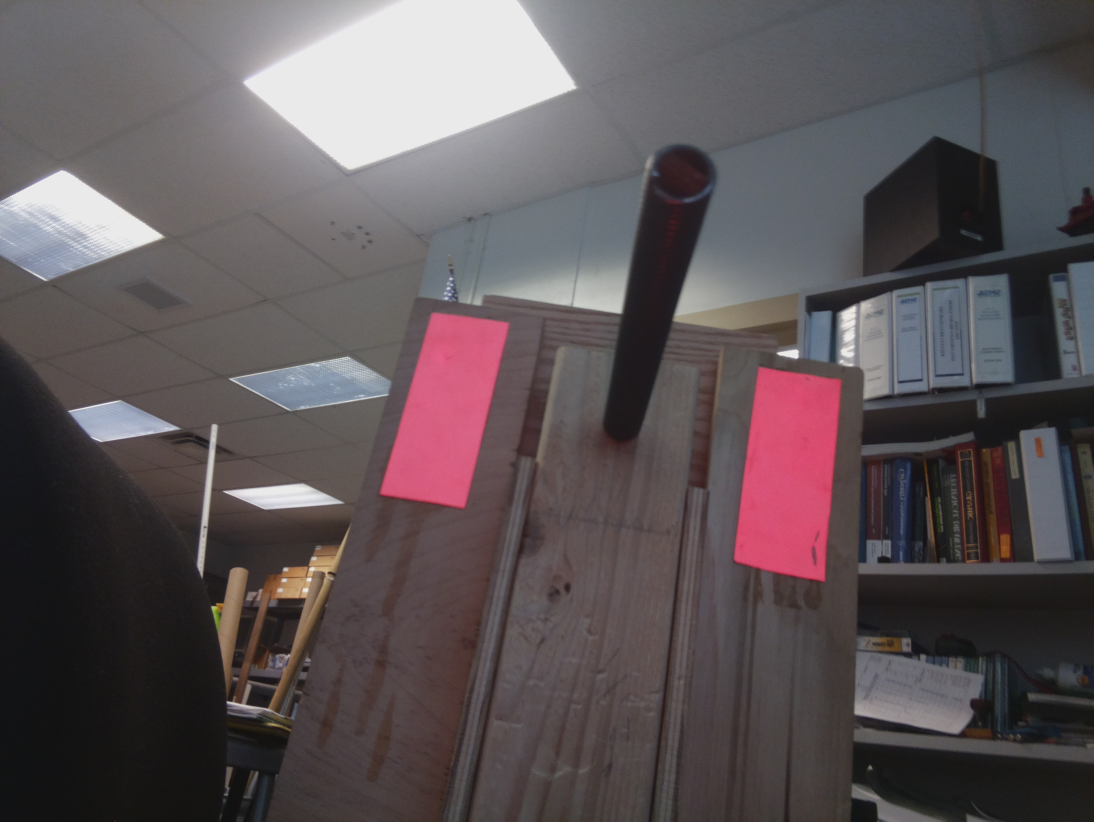
#> input picture img/test_images/7.jpg, 3280 x 2464 px (shown at 1/3 size)
$ python -i pipeline.py   (imports and definitions only)   (older library calls are emulated)
#> lines starting #> are read from the running program, lines starting #| are printed output that depends on the picture; after the words box and inside, x2 and y2 are one past the last pixel; in counts of white or black regions, pixels touching at a corner belong together
#> further down, picture is the input picture: shape (2464, 3280, 3); mean B, G, R 87.2, 84.3, 92.9
import cv2
import numpy
import math
from enum import Enum

class GripPipeline:
    """
    An OpenCV pipeline generated by GRIP.
    """

    def __init__(self):
        """initializes all values to presets or None if need to be set
        """

        self.__resize_image_width = 640.0
        self.__resize_image_height = 480.0
        self.__resize_image_interpolation = cv2.INTER_CUBIC

        self.resize_image_output = None

        self.__hsv_threshold_input = self.resize_image_output
        self.__hsv_threshold_hue = [106.83453237410072, 140.27164685908318]
        self.__hsv_threshold_saturation = [29.81115107913669, 220.36502546689303]
        self.__hsv_threshold_value = [204.09172661870502, 255.0]

        self.hsv_threshold_output = None

        self.__find_contours_input = self.hsv_threshold_output
        self.__find_contours_external_only = True

        self.find_contours_output = None

        self.__filter_contours_contours = self.find_contours_output
        self.__filter_contours_min_area = 50.0
        self.__filter_contours_min_perimeter = 1.0
        self.__filter_contours_min_width = 10.0
        self.__filter_contours_max_width = 639.0
        self.__filter_contours_min_height = 20.0
        self.__filter_contours_max_height = 479.0
        self.__filter_contours_solidity = [76.43884892086328, 100.0]
        self.__filter_contours_max_vertices = 10000.0
        self.__filter_contours_min_vertices = 1.0
        self.__filter_contours_min_ratio = 0.01
        self.__filter_contours_max_ratio = 0.5

        self.filter_contours_output = None

        self.__convex_hulls_contours = self.filter_contours_output

        self.convex_hulls_output = None


    def process(self, source0):
        """
        Runs the pipeline and sets all outputs to new values.
        """
        # Step Resize_Image0:
        self.__resize_image_input = source0
        (self.resize_image_output) = self.__resize_image(self.__resize_image_input, self.__resize_image_width, self.__resize_image_height, self.__resize_image_interpolation)

        # Step HSV_Threshold0:
        self.__hsv_threshold_input = self.resize_image_output
        (self.hsv_threshold_output) = self.__hsv_threshold(self.__hsv_threshold_input, self.__hsv_threshold_hue, self.__hsv_threshold_saturation, self.__hsv_threshold_value)

        # Step Find_Contours0:
        self.__find_contours_input = self.hsv_threshold_output
        (self.find_contours_output) = self.__find_contours(self.__find_contours_input, self.__find_contours_external_only)

        # Step Filter_Contours0:
        self.__filter_contours_contours = self.find_contours_output
        (self.filter_contours_output) = self.__filter_contours(self.__filter_contours_contours, self.__filter_contours_min_area, self.__filter_contours_min_perimeter, self.__filter_contours_min_width, self.__filter_contours_max_width, self.__filter_contours_min_height, self.__filter_contours_max_height, self.__filter_contours_solidity, self.__filter_contours_max_vertices, self.__filter_contours_min_vertices, self.__filter_contours_min_ratio, self.__filter_contours_max_ratio)

        # Step Convex_Hulls0:
        self.__convex_hulls_contours = self.filter_contours_output
        (self.convex_hulls_output) = self.__convex_hulls(self.__convex_hulls_contours)


    @staticmethod
    def __resize_image(input, width, height, interpolation):
        """Scales and image to an exact size.
        Args:
            input: A numpy.ndarray.
            Width: The desired width in pixels.
            Height: The desired height in pixels.
            interpolation: Opencv enum for the type fo interpolation.
        Returns:
            A numpy.ndarray of the new size.
        """
#> called with width = 640, height = 480, interpolation = 2
        return cv2.resize(input, ((int)(width), (int)(height)), 0, 0, interpolation)
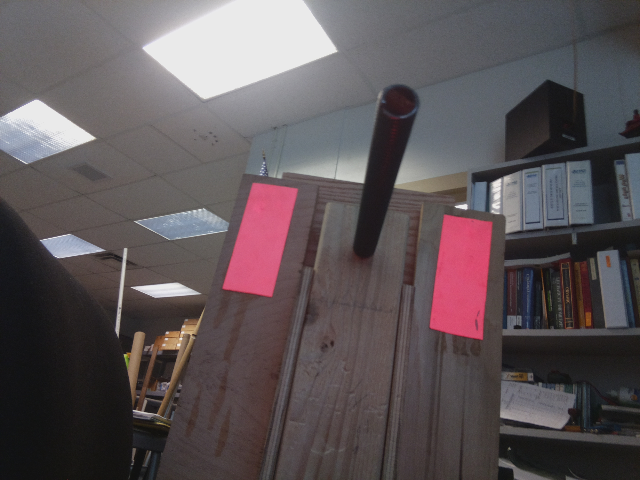
#> returned value: shape (480, 640, 3); mean of channels 0, 1, 2 87, 84.2, 92.8; drawn as B, G, R

    @staticmethod
    def __hsv_threshold(input, hue, sat, val):
        """Segment an image based on hue, saturation, and value ranges.
        Args:
            input: A BGR numpy.ndarray.
            hue: A list of two numbers the are the min and max hue.
            sat: A list of two numbers the are the min and max saturation.
            lum: A list of two numbers the are the min and max value.
        Returns:
            A black and white numpy.ndarray.
        """
        out = cv2.cvtColor(input, cv2.COLOR_BGR2HSV)
#> out: shape (480, 640, 3); mean H, S, V 86.5, 34.6, 95.8
        return cv2.inRange(out, (hue[0], sat[0], val[0]),  (hue[1], sat[1], val[1]))
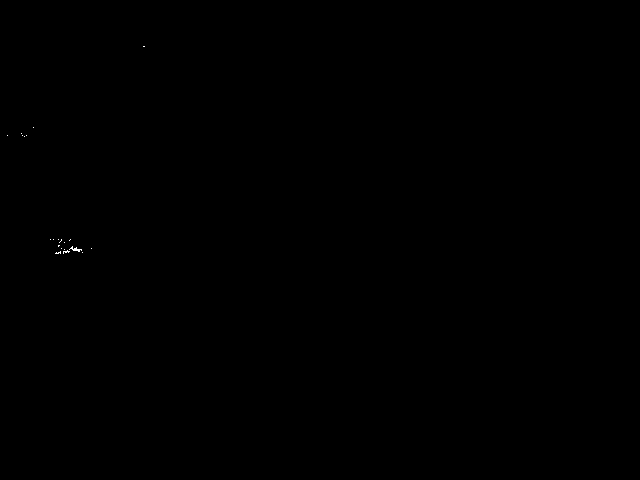
#> returned value: shape (480, 640); 0.03% white in thin lines or dots, all inside (x1, y1, x2, y2) = (7, 46, 145, 254)

    @staticmethod
    def __find_contours(input, external_only):
        """Sets the values of pixels in a binary image to their distance to the nearest black pixel.
        Args:
            input: A numpy.ndarray.
            external_only: A boolean. If true only external contours are found.
        Return:
            A list of numpy.ndarray where each one represents a contour.
        """
        if(external_only):
            mode = cv2.RETR_EXTERNAL
        else:
            mode = cv2.RETR_LIST
        method = cv2.CHAIN_APPROX_SIMPLE
        im2, contours, hierarchy =cv2.findContours(input, mode=mode, method=method)
        return contours

    @staticmethod
    def __filter_contours(input_contours, min_area, min_perimeter, min_width, max_width,
                        min_height, max_height, solidity, max_vertex_count, min_vertex_count,
                        min_ratio, max_ratio):
        """Filters out contours that do not meet certain criteria.
        Args:
            input_contours: Contours as a list of numpy.ndarray.
            min_area: The minimum area of a contour that will be kept.
            min_perimeter: The minimum perimeter of a contour that will be kept.
            min_width: Minimum width of a contour.
            max_width: MaxWidth maximum width.
            min_height: Minimum height.
            max_height: Maximimum height.
            solidity: The minimum and maximum solidity of a contour.
            min_vertex_count: Minimum vertex Count of the contours.
            max_vertex_count: Maximum vertex Count.
            min_ratio: Minimum ratio of width to height.
            max_ratio: Maximum ratio of width to height.
        Returns:
            Contours as a list of numpy.ndarray.
        """
#> called with min_area = 50, min_perimeter = 1, min_width = 10, max_width = 639, min_height = 20, max_height = 479, max_vertex_count = 10000, min_vertex_count = 1
        output = []
        for contour in input_contours:
            x,y,w,h = cv2.boundingRect(contour)
            if (w < min_width or w > max_width):
                continue
            if (h < min_height or h > max_height):
                continue
            area = cv2.contourArea(contour)
            if (area < min_area):
                continue
            if (cv2.arcLength(contour, True) < min_perimeter):
                continue
            hull = cv2.convexHull(contour)
            solid = 100 * area / cv2.contourArea(hull)
            if (solid < solidity[0] or solid > solidity[1]):
                continue
            if (len(contour) < min_vertex_count or len(contour) > max_vertex_count):
                continue
            ratio = (float)(w) / h
            if (ratio < min_ratio or ratio > max_ratio):
                continue
            output.append(contour)
        return output

    @staticmethod
    def __convex_hulls(input_contours):
        """Computes the convex hulls of contours.
        Args:
            input_contours: A list of numpy.ndarray that each represent a contour.
        Returns:
            A list of numpy.ndarray that each represent a contour.
        """
        output = []
        for contour in input_contours:
            output.append(cv2.convexHull(contour))
        return output

>>> import cv2
>>> picture = cv2.imread('../img/test_images/7.jpg')
>>> result = GripPipeline().process(picture)
